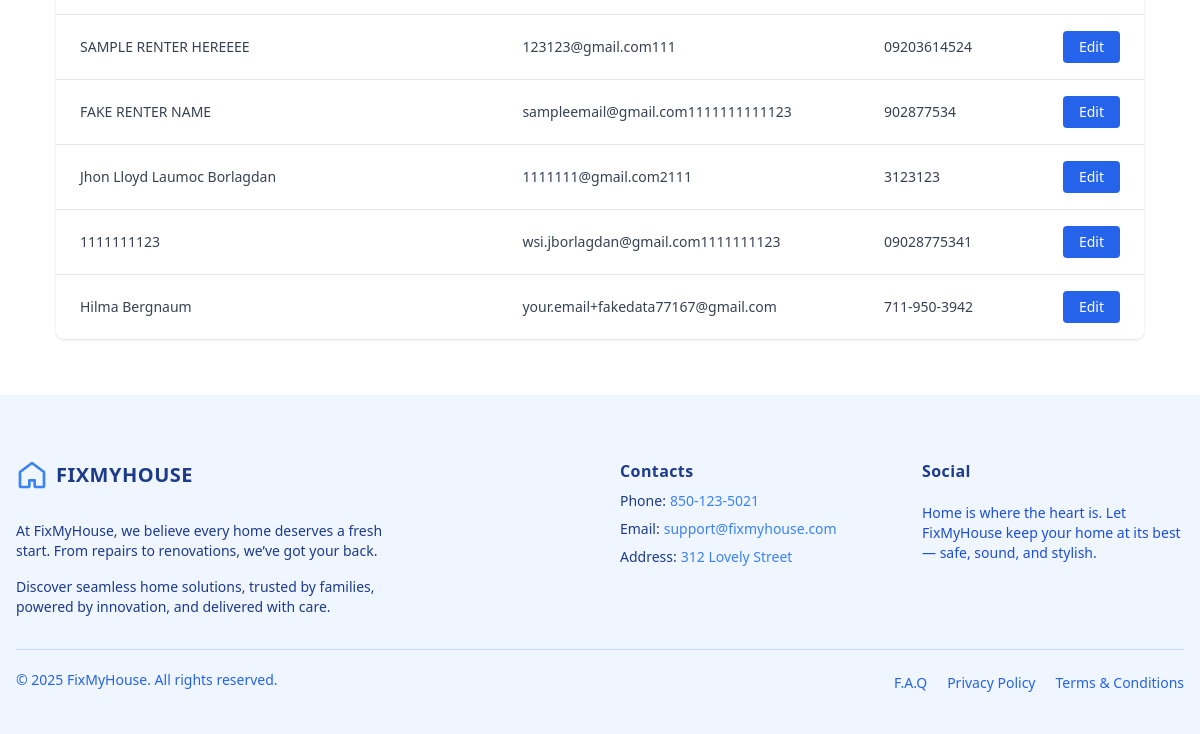
The page /agent/renters/ (signed in, lower part) on the database as committed earlier.
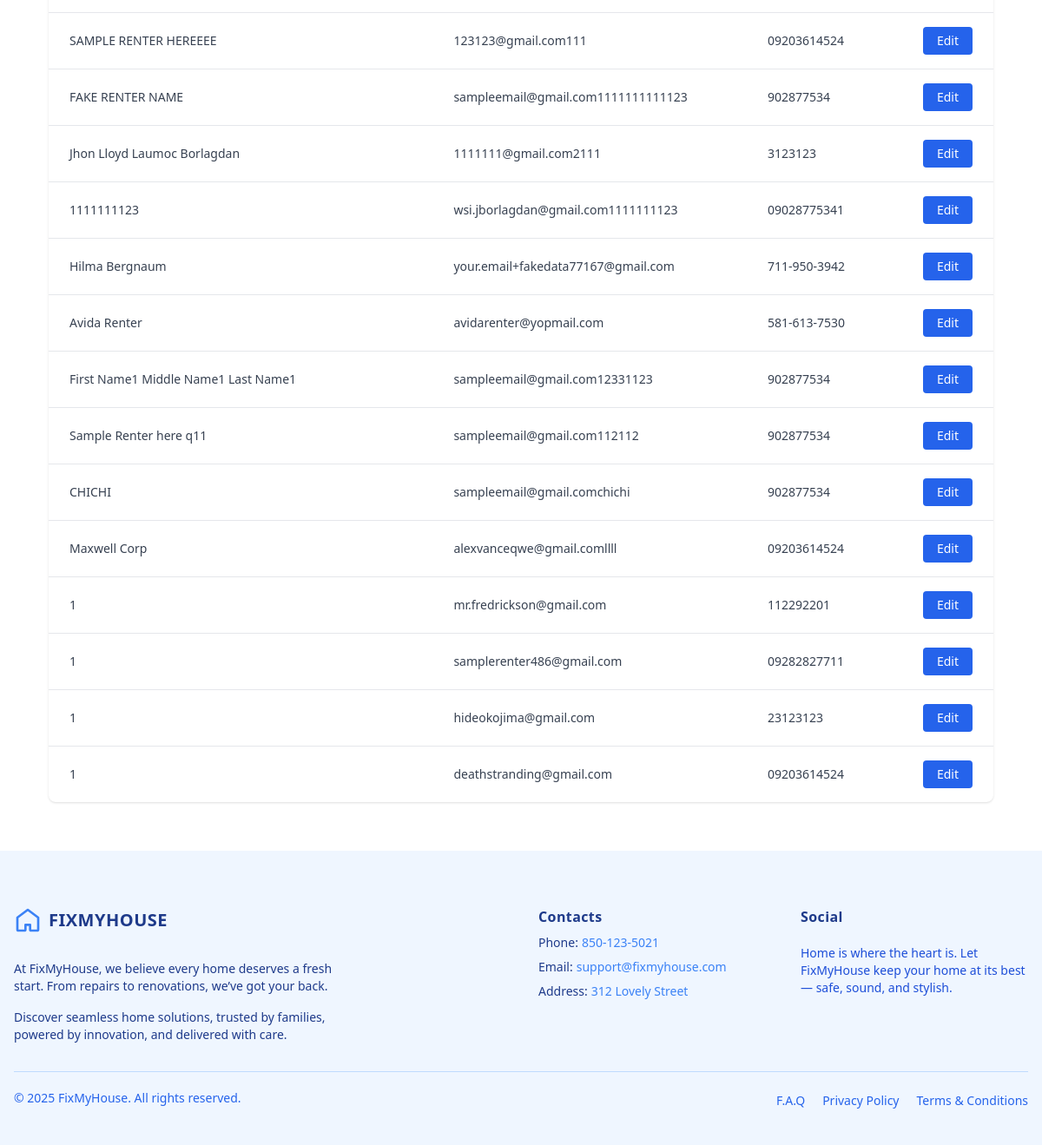
The same page on the database as committed later.
### renter/models/renter.py (models this page shows, shortened)
class Renter(models.Model):
    user = models.OneToOneField(User, on_delete=models.CASCADE,null=True)
    name = models.CharField(max_length=255)
    email = models.EmailField(unique=True)
    phone = models.CharField(max_length=20)
    password = models.CharField(max_length=128)  # store hashed password (later)
    gender = models.CharField(max_length=10, blank=True, null=True)
    date_of_birth = models.DateField(blank=True, null=True)
    company_name = models.CharField(max_length=255, blank=True, null=True)
    contact_person = models.CharField(max_length=255, blank=True, null=True)
    contact_person_email = models.EmailField(blank=True, null=True)
    contact_phone = models.CharField(max_length=20, blank=True, null=True)
    state = models.CharField(max_length=100, blank=True, null=True)
    city = models.CharField(max_length=100, blank=True, null=True)
    zip_code = models.CharField(max_length=20, blank=True, null=True)
    company_address_line1 = models.CharField(max_length=255, blank=True, null=True)
    company_address_line2 = models.CharField(max_length=255, blank=True, null=True)
    company_postal_code = models.CharField(max_length=20, blank=True, null=True)
    upload_option = models.CharField(max_length=50, blank=True, null=True)  # 'manual' or 'report'
    property_image = models.ImageField(upload_to='property_images/', blank=True, null=True)
    floor_count = models.PositiveIntegerField(blank=True, null=True)
    room_count = models.PositiveIntegerField(blank=True, null=True)
    rooms = models.JSONField(blank=True, null=True)  # example: [{"type": "Bedroom"}, {"type": "Kitchen"}]
    address_line1 = models.CharField(max_length=255, blank=True, null=True)
    address_line2 = models.CharField(max_length=255, blank=True, null=True)
    house_state = models.CharField(max_length=100, blank=True, null=True)
    house_city = models.CharField(max_length=100, blank=True, null=True)
    house_zip = models.CharField(max_length=20, blank=True, null=True)

### agent/views.py (the view)
# urls.py: path('renters/', views.RenterListView.as_view(), name='manage_renters'),
@method_decorator(login_required, name='dispatch')
class RenterListView(ListView):
    model = Renter
    template_name = 'components/home/manageRenters.html'  # you’ll create this
    context_object_name = 'renters'

### agent/templates/components/home/manageRenters.html (shortened to what this page needs)
{% extends "baseAgent.html" %}
{% load widget_tweaks %}
{% block content %}
<div class="max-w-7xl px-4 sm:px-6 lg:px-8 py-8 m-6">
    <div class="overflow-x-auto bg-white shadow rounded-lg">
        <table class="min-w-full divide-y divide-gray-200">
            <tbody class="divide-y divide-gray-200 text-sm text-gray-700">
                {% for renter in renters %}
                <tr class="hover:bg-gray-50 transition duration-150">
                    <td class="px-6 py-4 whitespace-nowrap">{{ renter.name }}</td>
                    <td class="px-6 py-4 whitespace-nowrap">{{ renter.email }}</td>
                    <td class="px-6 py-4 whitespace-nowrap">{{ renter.phone }}</td>
                    <td class="px-6 py-4 whitespace-nowrap text-right">
                        <a href="{% url 'edit_renter' renter.id %}"
                            class="inline-flex items-center px-4 py-1.5 text-sm font-medium text-white bg-blue-600 rounded hover:bg-blue-700 focus:outline-none">
                            Edit
                        </a>
                    </td>
                </tr>
                {% empty %}
                <tr>
                    <td colspan="4" class="px-6 py-4 text-center text-gray-500">No renters found.</td>
                </tr>
                {% endfor %}
            </tbody>
        </table>
    </div>
</div>
{% include 'components/footerAgent.html' %}
{% endblock %}

Rows that differ between the two databases and show on the page:
added Renter: name "Avida Renter", email "avidarenter@yopmail.com", phone "581-613-7530"
added Renter: name "First Name1 Middle Name1 Last Name1", email "sampleemail@gmail.com12331123", phone "902877534"
added Renter: name "Sample Renter here q11", email "sampleemail@gmail.com112112", phone "902877534"
added Renter: name "CHICHI", email "sampleemail@gmail.comchichi", phone "902877534"
added Renter: name "Maxwell Corp", email "alexvanceqwe@gmail.comllll", phone "09203614524"
added Renter: name "1", email "mr.fredrickson@gmail.com", phone "112292201"
added Renter: name "1", email "samplerenter486@gmail.com", phone "09282827711"
added Renter: name "1", email "hideokojima@gmail.com", phone "23123123"
added Renter: name "1", email "deathstranding@gmail.com", phone "09203614524"
